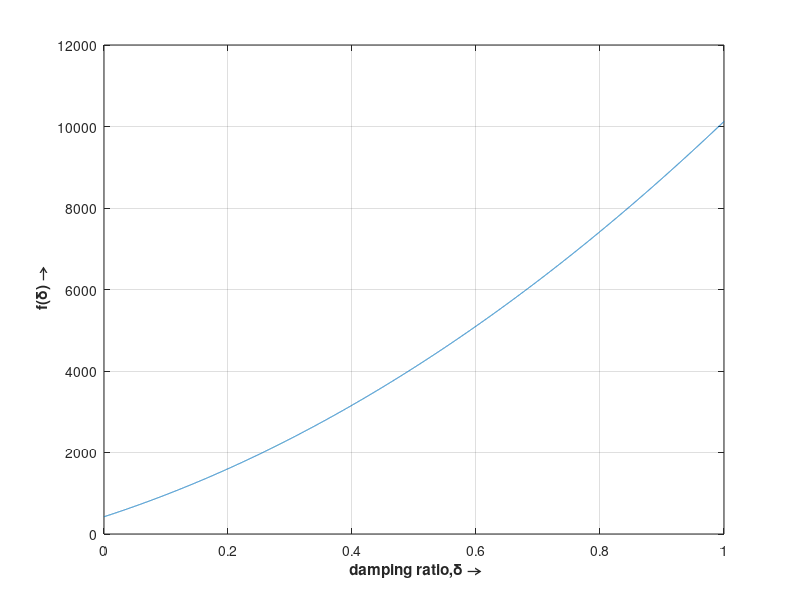

This figure's MATLAB source:
clear all
close all
clc
del = 0:0.0001:0.9990;
wn =100*pi; 
% case 1: E_dash(0) < 1 ---> c2 + c1*wn*t0 > 0 ( choose a positive c2 then this condition will be always true)
    t0 =0.01;
    % subcase 1 : E(del appraches one) approaches infinity 
    w_step = 2*pi*10;
    phi = 0.1;
    c1 = w_step^2 +wn^2*phi^2;
    c2 = w_step*phi*wn;
    E = (2*exp(-del*wn*t0)./(wn*sqrt(1-del.^2))).*sqrt(c1-2*c2*del);
    plot(del,E);
    xlabel('\bf damping ratio,\delta \rightarrow');
    ylabel('\bf Error band,E (rad) \rightarrow');
    grid on
    atemp =input(' Press a key to continue');
    % subcase 2 : case when c1 -2c2 =0
    %wn = w_step/phi
    w_step = 2*pi*10;
    phi = 0.2;
    c1 = w_step^2 +wn^2*phi^2;
    c2 = w_step*phi*wn;
    E = (2*exp(-del*wn*t0)./(wn*sqrt(1-del.^2))).*sqrt(c1-2*c2*del);
    plot(del,E)
    xlabel('\bf damping ratio,\delta \rightarrow');
    ylabel('\bf Error band,E (rad) \rightarrow');
    grid on
    atemp =input(' Press a key to continue');
% case 2: E_dash(0) > 1  condition : c2 + c1*wn*to < 0 
t0 = 0.001;    % implies 2*wn*t0 < 1
w_step = 2*pi*10;
phi = -0.1;
c1 = w_step^2 +wn^2*phi^2;
c2 = w_step*phi*wn;
del = 0:0.0001:0.9950;
E = (2*exp(-del*wn*t0)./(wn*sqrt(1-del.^2))).*sqrt(c1-2*c2*del);
plot(del,E)
xlabel('\bf damping ratio,\delta \rightarrow');
ylabel('\bf Error band,E (rad) \rightarrow');
grid on
atemp =input(' Press a key to continue');

% plotting f(del) ---> the cubic for case 2
t0 = 0.001;    % implies 2*wn*t0 < 1 and case 2
w_step = 2*pi*10;
phi = -0.1;
c1 = w_step^2 +wn^2*phi^2;
c2 = w_step*phi*wn;
del = 0:0.0001:1;
f_del = (-2*wn*t0*c2)*del.^2 + (-c2 + wn*t0*c1)*del.^2 + (c1 + 2*wn*t0)*del + (-c2 - wn*t0*c1);
plot(del,f_del);
xlabel('\bf damping ratio,\delta \rightarrow');
ylabel('\bf f(\delta) \rightarrow');
grid on


